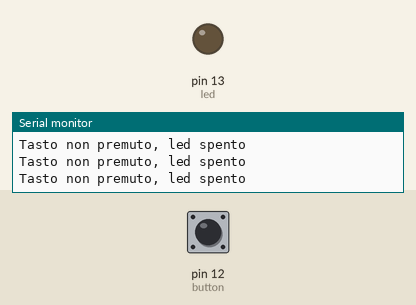
Simulated run of this sketch. Board: Arduino Uno, built with avr-gcc and run on an emulated ATmega328P. Shown: output pins drawn as LEDs (lit = HIGH), the last lines printed to the serial monitor. Dashed ring = blinking. The test bench sets the inputs (shaded band); at power-on: pin 12 (button) LOW.

Above: at 1.2 s.
1.3 s: pin 12 (button) pulled HIGH for 0.15 s
At 2.1 s:
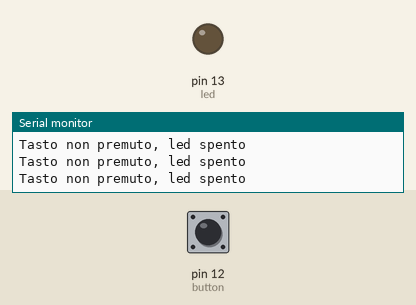
2.9 s: pin 12 (button) pulled HIGH for 1 s
At 3.6 s:
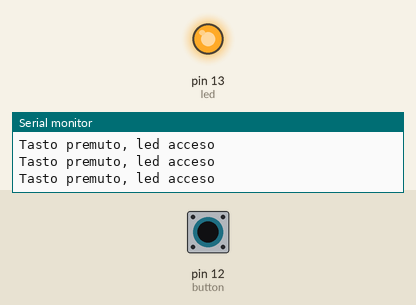
6.9 s: pin 12 (button) pulsed HIGH 5 times (0.12 s each, 0.3 s apart)
At 7.87 s:
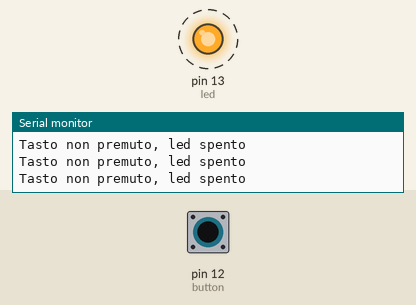
11.4 s: pin 12 (button) pulled HIGH for 3.2 s
At 12.3 s:
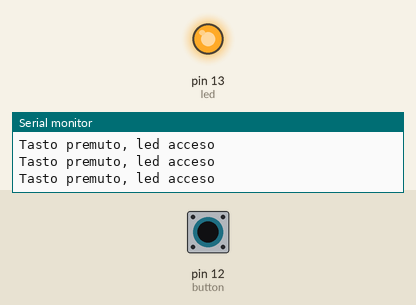
16.1 s: pin 12 (button) driven HIGH
At 16.5 s:
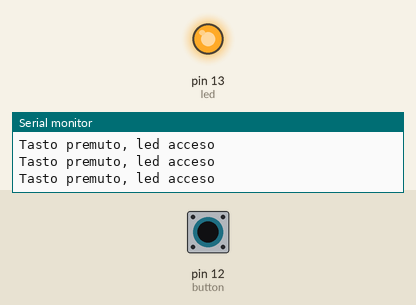
19.1 s: pin 12 (button) driven LOW
At 20.3 s:
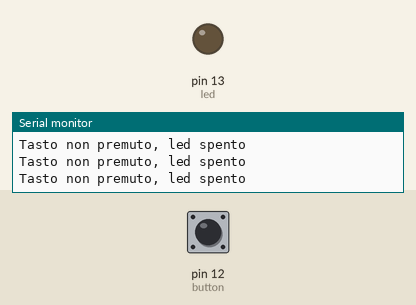
Timing chart, 0 to 22.1 s (numbered marks = the images above; inputs shaded):
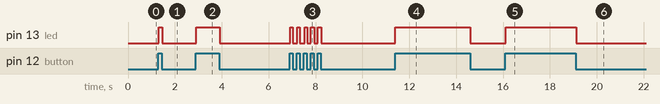

The sketch:

Button.ino
```cpp
// Dichiarazione variabili utili al programma

int led = 13;
int button = 12;

int state = 0;

// Setup

void setup() {

  // Dichiarazione pin input/output

  pinMode(led, OUTPUT);
  pinMode(button, INPUT);

  Serial.begin(9600);

}

// Loop

void loop() {

  // Stato button

  state = digitalRead(button);

  // Caso tasto premuto

  if (state == 1) {

    digitalWrite(led, HIGH);
    Serial.println("Tasto premuto, led acceso");

  }

  // Caso tasto non premuto

  else {

    digitalWrite(led, LOW);
    Serial.println("Tasto non premuto, led spento");

  }

}
```

Measured:
- after the input at 1.3 s, pin 13 (led): LOW → HIGH at once, → LOW 0.14 s later
- after the input at 2.9 s, pin 13 (led): LOW → HIGH at once, → LOW 1.0 s later
- after the input at 6.9 s, pin 13 (led): alternates HIGH for 0.11 s and LOW for 0.18 s, 10 changes in all, then stays LOW, starting at once
- after the input at 11.4 s, pin 13 (led): LOW → HIGH at once, → LOW 3.2 s later
- after the input at 16.1 s, pin 13 (led): LOW → HIGH at once
- after the input at 19.1 s, pin 13 (led): HIGH → LOW at once
